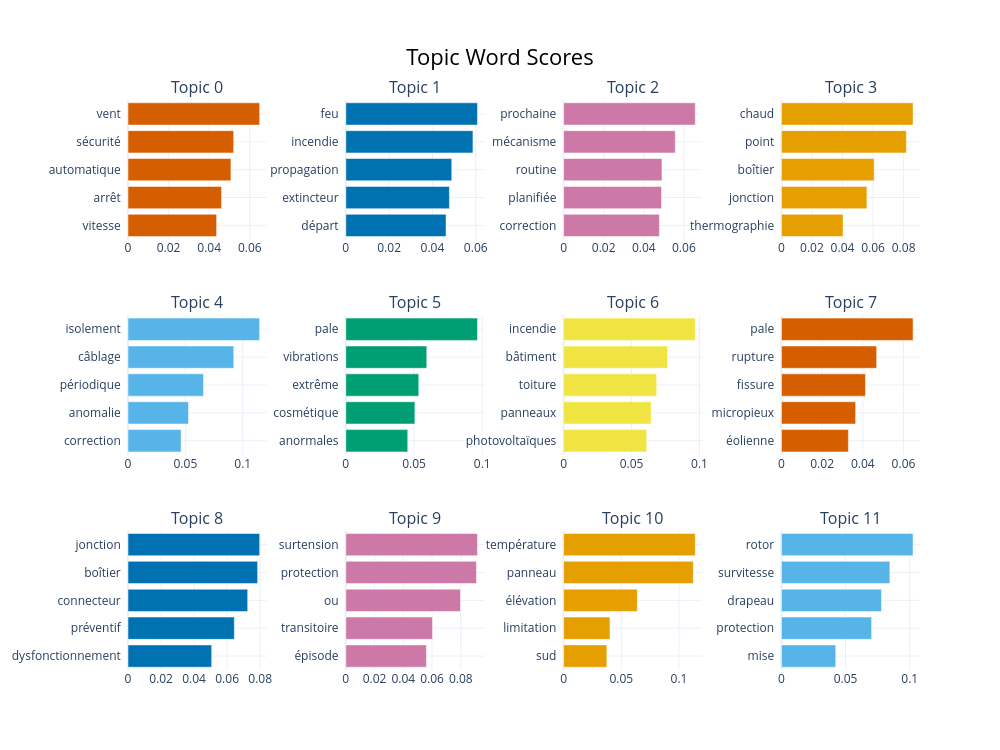

The notebook cell saved with this chart:
### Code cell
topic_model.visualize_barchart(top_n_topics=12)

### Figure 1 — Plotly figure (JSON) as saved in the notebook; plotly's stock layout.template omitted (floating-point values rounded to 4 significant figures)
{"data": [{"marker": {"color": "#D55E00"}, "orientation": "h", "type": "bar", "x": [0.04367, 0.0461, 0.05073, 0.05208, 0.06488], "xaxis": "x", "y": ["vitesse  ", "arrêt  ", "automatique  ", "sécurité  ", "vent  "], "yaxis": "y"}, {"marker": {"color": "#0072B2"}, "orientation": "h", "type": "bar", "x": [0.04629, 0.04783, 0.04893, 0.05871, 0.06079], "xaxis": "x2", "y": ["départ  ", "extincteur  ", "propagation  ", "incendie  ", "feu  "], "yaxis": "y2"}, {"marker": {"color": "#CC79A7"}, "orientation": "h", "type": "bar", "x": [0.04781, 0.04885, 0.04908, 0.05573, 0.06569], "xaxis": "x3", "y": ["correction  ", "planifiée  ", "routine  ", "mécanisme  ", "prochaine  "], "yaxis": "y3"}, {"marker": {"color": "#E69F00"}, "orientation": "h", "type": "bar", "x": [0.04036, 0.05599, 0.06071, 0.0818, 0.0862], "xaxis": "x4", "y": ["thermographie  ", "jonction  ", "boîtier  ", "point  ", "chaud  "], "yaxis": "y4"}, {"marker": {"color": "#56B4E9"}, "orientation": "h", "type": "bar", "x": [0.0463, 0.05275, 0.06582, 0.09221, 0.1148], "xaxis": "x5", "y": ["correction  ", "anomalie  ", "périodique  ", "câblage  ", "isolement  "], "yaxis": "y5"}, {"marker": {"color": "#009E73"}, "orientation": "h", "type": "bar", "x": [0.0454, 0.05065, 0.05347, 0.05935, 0.09649], "xaxis": "x6", "y": ["anormales  ", "cosmétique  ", "extrême  ", "vibrations  ", "pale  "], "yaxis": "y6"}, {"marker": {"color": "#F0E442"}, "orientation": "h", "type": "bar", "x": [0.06116, 0.06442, 0.0685, 0.07651, 0.0969], "xaxis": "x7", "y": ["photovoltaïques  ", "panneaux  ", "toiture  ", "bâtiment  ", "incendie  "], "yaxis": "y7"}, {"marker": {"color": "#D55E00"}, "orientation": "h", "type": "bar", "x": [0.03291, 0.03647, 0.04129, 0.04681, 0.0647], "xaxis": "x8", "y": ["éolienne  ", "micropieux  ", "fissure  ", "rupture  ", "pale  "], "yaxis": "y8"}, {"marker": {"color": "#0072B2"}, "orientation": "h", "type": "bar", "x": [0.05065, 0.06436, 0.07246, 0.07847, 0.0797], "xaxis": "x9", "y": ["dysfonctionnement  ", "préventif  ", "connecteur  ", "boîtier  ", "jonction  "], "yaxis": "y9"}, {"marker": {"color": "#CC79A7"}, "orientation": "h", "type": "bar", "x": [0.0561, 0.06034, 0.07979, 0.09092, 0.09162], "xaxis": "x10", "y": ["épisode  ", "transitoire  ", "ou  ", "protection  ", "surtension  "], "yaxis": "y10"}, {"marker": {"color": "#E69F00"}, "orientation": "h", "type": "bar", "x": [0.03747, 0.04018, 0.0639, 0.1124, 0.1141], "xaxis": "x11", "y": ["sud  ", "limitation  ", "élévation  ", "panneau  ", "température  "], "yaxis": "y11"}, {"marker": {"color": "#56B4E9"}, "orientation": "h", "type": "bar", "x": [0.04234, 0.0703, 0.07798, 0.08452, 0.1026], "xaxis": "x12", "y": ["mise  ", "protection  ", "drapeau  ", "survitesse  ", "rotor  "], "yaxis": "y12"}], "layout": {"annotations": [{"font": {"size": 16}, "showarrow": false, "text": "Topic 0", "x": 0.0875, "xanchor": "center", "xref": "paper", "y": 1, "yanchor": "bottom", "yref": "paper"}, {"font": {"size": 16}, "showarrow": false, "text": "Topic 1", "x": 0.3625, "xanchor": "center", "xref": "paper", "y": 1, "yanchor": "bottom", "yref": "paper"}, {"font": {"size": 16}, "showarrow": false, "text": "Topic 2", "x": 0.6375, "xanchor": "center", "xref": "paper", "y": 1, "yanchor": "bottom", "yref": "paper"}, {"font": {"size": 16}, "showarrow": false, "text": "Topic 3", "x": 0.9125, "xanchor": "center", "xref": "paper", "y": 1, "yanchor": "bottom", "yref": "paper"}, {"font": {"size": 16}, "showarrow": false, "text": "Topic 4", "x": 0.0875, "xanchor": "center", "xref": "paper", "y": 0.6222, "yanchor": "bottom", "yref": "paper"}, {"font": {"size": 16}, "showarrow": false, "text": "Topic 5", "x": 0.3625, "xanchor": "center", "xref": "paper", "y": 0.6222, "yanchor": "bottom", "yref": "paper"}, {"font": {"size": 16}, "showarrow": false, "text": "Topic 6", "x": 0.6375, "xanchor": "center", "xref": "paper", "y": 0.6222, "yanchor": "bottom", "yref": "paper"}, {"font": {"size": 16}, "showarrow": false, "text": "Topic 7", "x": 0.9125, "xanchor": "center", "xref": "paper", "y": 0.6222, "yanchor": "bottom", "yref": "paper"}, {"font": {"size": 16}, "showarrow": false, "text": "Topic 8", "x": 0.0875, "xanchor": "center", "xref": "paper", "y": 0.2444, "yanchor": "bottom", "yref": "paper"}, {"font": {"size": 16}, "showarrow": false, "text": "Topic 9", "x": 0.3625, "xanchor": "center", "xref": "paper", "y": 0.2444, "yanchor": "bottom", "yref": "paper"}, {"font": {"size": 16}, "showarrow": false, "text": "Topic 10", "x": 0.6375, "xanchor": "center", "xref": "paper", "y": 0.2444, "yanchor": "bottom", "yref": "paper"}, {"font": {"size": 16}, "showarrow": false, "text": "Topic 11", "x": 0.9125, "xanchor": "center", "xref": "paper", "y": 0.2444, "yanchor": "bottom", "yref": "paper"}], "height": 750, "hoverlabel": {"bgcolor": "white", "font": {"family": "Rockwell", "size": 16}}, "showlegend": false, "title": {"font": {"color": "Black", "size": 22}, "text": "Topic Word Scores", "x": 0.5, "xanchor": "center", "yanchor": "top"}, "width": 1000, "xaxis": {"anchor": "y", "domain": [0, 0.175], "showgrid": true}, "xaxis10": {"anchor": "y10", "domain": [0.275, 0.45], "showgrid": true}, "xaxis11": {"anchor": "y11", "domain": [0.55, 0.725], "showgrid": true}, "xaxis12": {"anchor": "y12", "domain": [0.825, 1], "showgrid": true}, "xaxis2": {"anchor": "y2", "domain": [0.275, 0.45], "showgrid": true}, "xaxis3": {"anchor": "y3", "domain": [0.55, 0.725], "showgrid": true}, "xaxis4": {"anchor": "y4", "domain": [0.825, 1], "showgrid": true}, "xaxis5": {"anchor": "y5", "domain": [0, 0.175], "showgrid": true}, "xaxis6": {"anchor": "y6", "domain": [0.275, 0.45], "showgrid": true}, "xaxis7": {"anchor": "y7", "domain": [0.55, 0.725], "showgrid": true}, "xaxis8": {"anchor": "y8", "domain": [0.825, 1], "showgrid": true}, "xaxis9": {"anchor": "y9", "domain": [0, 0.175], "showgrid": true}, "yaxis": {"anchor": "x", "domain": [0.7556, 1], "showgrid": true}, "yaxis10": {"anchor": "x10", "domain": [0, 0.2444], "showgrid": true}, "yaxis11": {"anchor": "x11", "domain": [0, 0.2444], "showgrid": true}, "yaxis12": {"anchor": "x12", "domain": [0, 0.2444], "showgrid": true}, "yaxis2": {"anchor": "x2", "domain": [0.7556, 1], "showgrid": true}, "yaxis3": {"anchor": "x3", "domain": [0.7556, 1], "showgrid": true}, "yaxis4": {"anchor": "x4", "domain": [0.7556, 1], "showgrid": true}, "yaxis5": {"anchor": "x5", "domain": [0.3778, 0.6222], "showgrid": true}, "yaxis6": {"anchor": "x6", "domain": [0.3778, 0.6222], "showgrid": true}, "yaxis7": {"anchor": "x7", "domain": [0.3778, 0.6222], "showgrid": true}, "yaxis8": {"anchor": "x8", "domain": [0.3778, 0.6222], "showgrid": true}, "yaxis9": {"anchor": "x9", "domain": [0, 0.2444], "showgrid": true}}}
